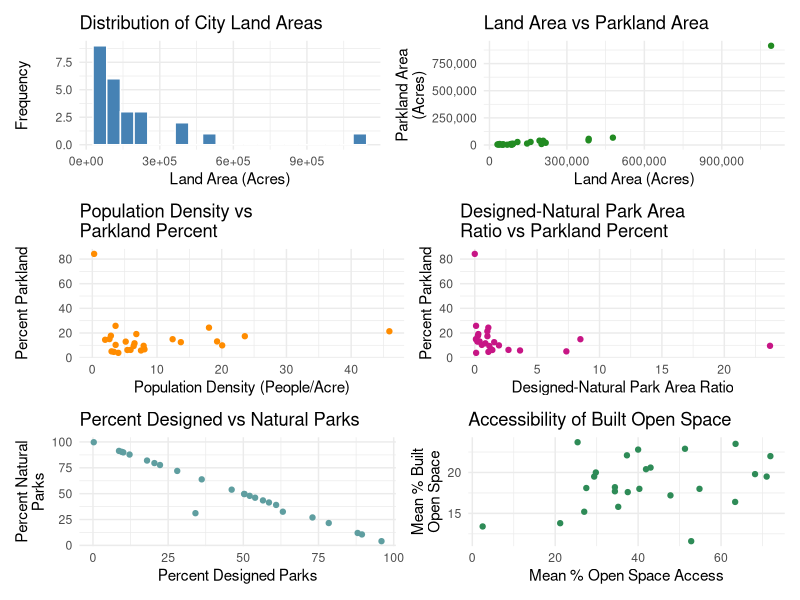

Write the R code that produced this figure.
## ---- chunk 1
#| label: Basic EDA

library(tidyverse)
library(here)
library(flextable)
library(patchwork)

# Create some visualizations and descriptions of what data you have, where you got it, and how and if you need to clean and manipulate it for your project

# Import data from csvs and clean NAs
parkserve_data <- read_csv(here("data", "clean_data/parkserve_summarized_facts_2020.csv")) %>% 
  drop_na()
un_land_use_data <- read_csv(here("data", "clean_data/un_land_use.csv")) %>% 
  drop_na()

# Add columns and finish cleaning parkserve data
clean_parkserve_data <- parkserve_data %>%
  mutate(
    across(-city_name, ~ as.numeric(.x)),  # Convert all columns to numeric except for city name
    parkland_percent = parkland_percent * 100, # Convert parkland percent from ratio
    # Fix design/natural park area percentage calculations
    percent_designed_parks = ifelse(parkland_area == 0, NA, (designed_park_area / parkland_area) * 100),
    percent_natural_parks = ifelse(parkland_area == 0, NA, (natural_park_area / parkland_area) * 100),
    #New calculation for designed-natural area ratio
    dn_area_ratio = ifelse(percent_natural_parks == 0, NA, percent_designed_parks / percent_natural_parks)
  )

  
  
# Join data removing cities found in only one of the two datasets
urban_parks_data <- clean_parkserve_data %>% 
  inner_join(un_land_use_data, by = "city_name")  

# Basic data structure exploration
glimpse(urban_parks_data)

# Descriptive Stats

  # Write function to round numeric columns to two decimal places
  round_numeric <- function(df) {
    df %>% 
      mutate(across(where(is.numeric), ~round(.x, 2)))
  }

  # Summarize stats by variable
    desc_stats_parks <- urban_parks_data %>% 
      select(where(is.numeric)) %>% 
      pivot_longer(cols = everything(), names_to = "variable", values_to = "value") %>% 
      group_by(variable) %>% 
      summarize(mean = mean(value, na.rm = TRUE), 
                median = median(value, na.rm = TRUE), 
                sd = sd(value, na.rm = TRUE),
                Q1 = quantile(value, 0.25, na.rm = TRUE),
                Q3 = quantile(value, 0.75, na.rm = TRUE)) %>% 
      round_numeric()
      
      # Print descriptive stats with flextable
      desc_stats_flex <- flextable(desc_stats_parks) %>%
        set_caption("Summarized Urban Parks Statistics") %>% 
        set_header_labels(
          variable = "Variable",
          mean = "Mean",
          median = "Median",
          sd = "Standard Deviation",
          Q1 = "1st Quartile (Q1)",
          Q3 = "3rd Quartile (Q3)") %>% 
        autofit()

# Find Top/Bottom cities for percent parkland
  
  # Select relevant columns
    simplified_vars <- c("city_name", "city_pop", "revised_area", "pop_density", "parkland_area", "dn_area_ratio", "parkland_percent", "parkland_per_1k_pop", "percent_half_mile_walk")
  
  # Filter top/bottom 10 cities
  top10_park_percent <- urban_parks_data %>% 
    arrange(desc(parkland_percent)) %>% 
    slice_head(n = 10) %>% 
    select(all_of(simplified_vars)) %>% 
    round_numeric()
  
  bottom10_park_percent <- urban_parks_data %>% 
    arrange(parkland_percent) %>% 
    slice_head(n = 10) %>% 
    select(all_of(simplified_vars)) %>% 
    round_numeric()
  
  # Create top/bottom 10 flextables w/ function
  # Create function
  make_best_worst_flextbl <-function(df, caption) {
    flextable(df) %>% 
    set_caption(caption) %>%
    set_header_labels(
      city_name = "City Name",
      city_pop = "City Population",
      revised_area = "City Land Area (Revised) (Acres)",
      pop_density = "Population Density (People/Acre)",
      parkland_area = "City Parkland Area (Acres)",
      parkland_percent = "Percent Parkland",
      parkland_per_1k_pop = "Parkland Per (1000) Capita",
      percent_half_mile_walk = "Percent of Residents within 0.5 Miles of a Park",
      dn_area_ratio = "Designed-Natural Park Area Ratio (Designed Park (%) / Natural Park (%)") %>% 
    autofit()
  }
  
  top10_park_percent_flex <- make_best_worst_flextbl(top10_park_percent, "Top 10 Cities for Parkland Percentage")
  
  bottom10_park_percent_flex <- make_best_worst_flextbl(bottom10_park_percent, "Top 10 Cities for Parkland Percentage")
  
# Make plots to visualize the data
# Histogram: Land Area
land_area_plot <- ggplot(urban_parks_data, aes(x = as.numeric(land_area))) +
  geom_histogram(bins = 20, fill = "steelblue", color = "white") +
  labs(x = "Land Area (Acres)", y = "Frequency", title = "Distribution of City Land Areas") +
  theme_minimal()

# Scatterplot: Land Area vs Parkland Area
land_vs_park_area_plot <- ggplot(urban_parks_data, aes(x = as.numeric(land_area), y = parkland_area)) +
  geom_point(color = "forestgreen") +
  labs(x = "Land Area (Acres)", y = "Parkland Area\n(Acres)", title = "Land Area vs Parkland Area") +
  scale_x_continuous(labels = scales::label_comma()) +
  scale_y_continuous(labels = scales::label_comma()) +
  theme_minimal()

# Scatterplot: Population Density vs Parkland Percent
density_vs_park_percent_plot <- ggplot(urban_parks_data, aes(x = as.numeric(pop_density), y = parkland_percent)) +
  geom_point(color = "darkorange") +
  labs(x = "Population Density (People/Acre)", y = "Percent Parkland", title = "Population Density vs\nParkland Percent") +
  scale_x_continuous(labels = scales::label_comma()) +
  scale_y_continuous(labels = scales::label_comma()) +
  theme_minimal()

# Scatterplot: Designed-Natural Park Area Ratio vs Parkland Percent
dn_area_ratio_vs_park_percent_plot <- ggplot(urban_parks_data, aes(x = dn_area_ratio, y = parkland_percent)) +
  geom_point(color = "mediumvioletred") +
  labs(x = "Designed-Natural Park Area Ratio", y = "Percent Parkland", title = "Designed-Natural Park Area\nRatio vs Parkland Percent") +
  scale_x_continuous(labels = scales::label_comma()) +
  scale_y_continuous(labels = scales::label_comma()) +
  theme_minimal()

# Scatterplot: Percent Designed Parks vs Percent Natural Parks
designed_vs_natural_parks_plot <- ggplot(urban_parks_data, aes(x = percent_designed_parks, y = percent_natural_parks)) +
  geom_point(color = "cadetblue") +
  labs(x = "Percent Designed Parks", y = "Percent Natural\nParks", title = "Percent Designed vs Natural Parks") +
  theme_minimal()

# Scatterplot: Percent Open Space Access vs Percent Built Open Space
open_space_access_vs_built_plot <- ggplot(urban_parks_data, aes(x = mean_percent_open_space_access, y = mean_percent_built_open_space)) +
  geom_point(color = "seagreen") +
  labs(x = "Mean % Open Space Access", y = "Mean % Built\nOpen Space", title = "Accessibility of Built Open Space") +
  theme_minimal()

# Combine all plots in one figure using patchwork (optional)
all_eda_plots <- (land_area_plot | land_vs_park_area_plot) / 
  (density_vs_park_percent_plot | dn_area_ratio_vs_park_percent_plot) / 
  (designed_vs_natural_parks_plot| open_space_access_vs_built_plot) +
  plot_layout(guides = "collect")

# Display data summary and visualization

  # Display flextables
  desc_stats_flex
  top10_park_percent_flex
  bottom10_park_percent_flex 
  
  # Display patchwork plots
  all_eda_plots
  
  # rachel test
